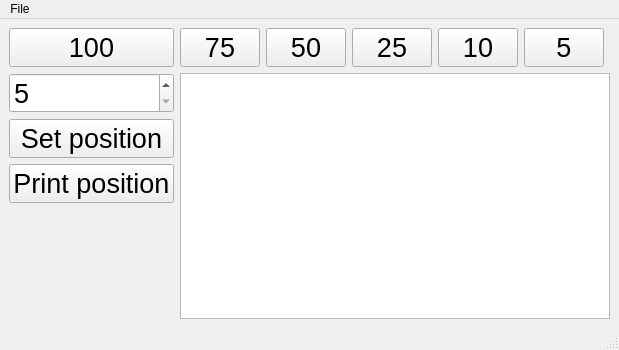
<?xml version="1.0" encoding="UTF-8"?>
<ui version="4.0">
 <class>MainWindow</class>
 <widget class="QMainWindow" name="MainWindow">
  <property name="geometry">
   <rect>
    <x>0</x>
    <y>0</y>
    <width>400</width>
    <height>350</height>
   </rect>
  </property>
  <property name="windowTitle">
   <string>MainWindow</string>
  </property>
  <widget class="QWidget" name="centralwidget">
   <layout class="QGridLayout" name="gridLayout">
    <item row="0" column="0">
     <widget class="QPushButton" name="pushButton_1">
	  <property name="font">
	   <font>
		<pointsize>20</pointsize>
       </font>
	  </property>
      <property name="text">
       <string>100</string>
      </property>
     </widget>
    </item>
    <item row="0" column="1">
     <widget class="QPushButton" name="pushButton_2">
	  <property name="font">
	   <font>
		<pointsize>20</pointsize>
       </font>
	  </property>
      <property name="text">
       <string>75</string>
      </property>
     </widget>
    </item>
    <item row="0" column="2">
     <widget class="QPushButton" name="pushButton_3">
	  <property name="font">
	   <font>
		<pointsize>20</pointsize>
       </font>
	  </property>
      <property name="text">
       <string>50</string>
      </property>
     </widget>
    </item>
    <item row="0" column="3">
     <widget class="QPushButton" name="pushButton_4">
     	<property name="font">
	    <font>
		  <pointsize>20</pointsize>
       </font>
	   </property>
      <property name="text">
       <string>25</string>
      </property>
     </widget>
    </item>
	<item row="0" column="4">
     <widget class="QPushButton" name="pushButton_5">
	  <property name="font">
	   <font>
		 <pointsize>20</pointsize>
      </font>
	  </property>
      <property name="text">
       <string>10</string>
      </property>
     </widget>
    </item>
    <item row="0" column="5">
     <widget class="QPushButton" name="pushButton_6">
	  <property name="font">
	   <font>
		<pointsize>20</pointsize>
       </font>
	  </property>
      <property name="text">
       <string>5</string>
      </property>
     </widget>
    </item>
    <item row="1" column="0">
     <widget class="QSpinBox" name="spinBox">
	  <property name="font">
	   <font>
		<pointsize>20</pointsize>
       </font>
	  </property>
      <property name="minimum">
       <number>5</number>
      </property>
      <property name="maximum">
       <number>100</number>
      </property>
	  <property name="font">
	   <font>
		 <pointsize>20</pointsize>
      </font>
	  </property>
     </widget>
    </item>
    <item row="2" column="0">
     <widget class="QPushButton" name="pushButton2">
      <property name="font">
       <font>
        <pointsize>20</pointsize>
       </font>
      </property>
      <property name="text">
       <string>Set position</string>
      </property>
     </widget>
    </item>
    <item row="3" column="0">
     <widget class="QPushButton" name="pushButton">
      <property name="font">
       <font>
        <pointsize>20</pointsize>
       </font>
      </property>
      <property name="text">
       <string>Print position</string>
      </property>
     </widget>
    </item>
    <item row="1" column="1" rowspan="4" colspan="6">
     <widget class="QPlainTextEdit" name="plainTextEdit">
      <property name="font">
       <font>
        <pointsize>12</pointsize>
       </font>
      </property>
     </widget>
    </item>
   </layout>
  </widget>
  <widget class="QMenuBar" name="menubar">
   <property name="geometry">
    <rect>
     <x>0</x>
     <y>0</y>
     <width>798</width>
     <height>22</height>
    </rect>
   </property>
   <widget class="QMenu" name="menuExit">
    <property name="title">
     <string>File</string>
    </property>
    <addaction name="actionQuit"/>
   </widget>
   <addaction name="menuExit"/>
  </widget>
  <widget class="QStatusBar" name="statusbar"/>
  <action name="actionQuit">
   <property name="text">
    <string>Quit</string>
   </property>
  </action>
 </widget>
 <resources/>
 <connections>
  <connection>
   <sender>actionQuit</sender>
   <signal>triggered()</signal>
   <receiver>MainWindow</receiver>
   <slot>close()</slot>
   <hints>
    <hint type="sourcelabel">
     <x>-1</x>
     <y>-1</y>
    </hint>
    <hint type="destinationlabel">
     <x>399</x>
     <y>299</y>
    </hint>
   </hints>
  </connection>
  <connection>
   <sender>pushButton_1</sender>
   <signal>clicked()</signal>
   <receiver>MainWindow</receiver>
   <slot>set_100_button()</slot>
   <hints>
    <hint type="sourcelabel">
     <x>335</x>
     <y>76</y>
    </hint>
    <hint type="destinationlabel">
     <x>348</x>
     <y>26</y>
    </hint>
   </hints>
  </connection>
  <connection>
   <sender>pushButton_2</sender>
   <signal>clicked()</signal>
   <receiver>MainWindow</receiver>
   <slot>set_75_button()</slot>
   <hints>
    <hint type="sourcelabel">
     <x>335</x>
     <y>56</y>
    </hint>
    <hint type="destinationlabel">
     <x>348</x>
     <y>26</y>
    </hint>
   </hints>
  </connection>
  <connection>
   <sender>pushButton_3</sender>
   <signal>clicked()</signal>
   <receiver>MainWindow</receiver>
   <slot>set_50_button()</slot>
   <hints>
    <hint type="sourcelabel">
     <x>178</x>
     <y>127</y>
    </hint>
    <hint type="destinationlabel">
     <x>794</x>
     <y>99</y>
    </hint>
   </hints>
  </connection>
  <connection>
   <sender>pushButton_4</sender>
   <signal>clicked()</signal>
   <receiver>MainWindow</receiver>
   <slot>set_25_button()</slot>
   <hints>
    <hint type="sourcelabel">
     <x>178</x>
     <y>127</y>
    </hint>
    <hint type="destinationlabel">
     <x>794</x>
     <y>99</y>
    </hint>
   </hints>
  </connection>
  <connection>
   <sender>pushButton_5</sender>
   <signal>clicked()</signal>
   <receiver>MainWindow</receiver>
   <slot>set_10_button()</slot>
   <hints>
    <hint type="sourcelabel">
     <x>178</x>
     <y>127</y>
    </hint>
    <hint type="destinationlabel">
     <x>794</x>
     <y>99</y>
    </hint>
   </hints>
  </connection>
  <connection>
   <sender>pushButton_6</sender>
   <signal>clicked()</signal>
   <receiver>MainWindow</receiver>
   <slot>set_5_button()</slot>
   <hints>
    <hint type="sourcelabel">
     <x>178</x>
     <y>127</y>
    </hint>
    <hint type="destinationlabel">
     <x>794</x>
     <y>99</y>
    </hint>
   </hints>
  </connection>
  <connection>
   <sender>pushButton</sender>
   <signal>clicked()</signal>
   <receiver>MainWindow</receiver>
   <slot>print_position_button()</slot>
   <hints>
    <hint type="sourcelabel">
     <x>178</x>
     <y>127</y>
    </hint>
    <hint type="destinationlabel">
     <x>794</x>
     <y>99</y>
    </hint>
   </hints>
  </connection>
  <connection>
   <sender>pushButton2</sender>
   <signal>clicked()</signal>
   <receiver>MainWindow</receiver>
   <slot>set_position_button()</slot>
   <hints>
    <hint type="sourcelabel">
     <x>178</x>
     <y>127</y>
    </hint>
    <hint type="destinationlabel">
     <x>794</x>
     <y>99</y>
    </hint>
   </hints>
  </connection>
 </connections>
 <slots>
  <slot>set_100_button()</slot>
  <slot>set_75_button()</slot>
  <slot>set_50_button()</slot>
  <slot>set_25_button()</slot>
  <slot>set_10_button()</slot>
  <slot>set_5_button()</slot>
  <slot>set_position_button()</slot>
  <slot>print_position_button()</slot> 
 </slots>
</ui>
